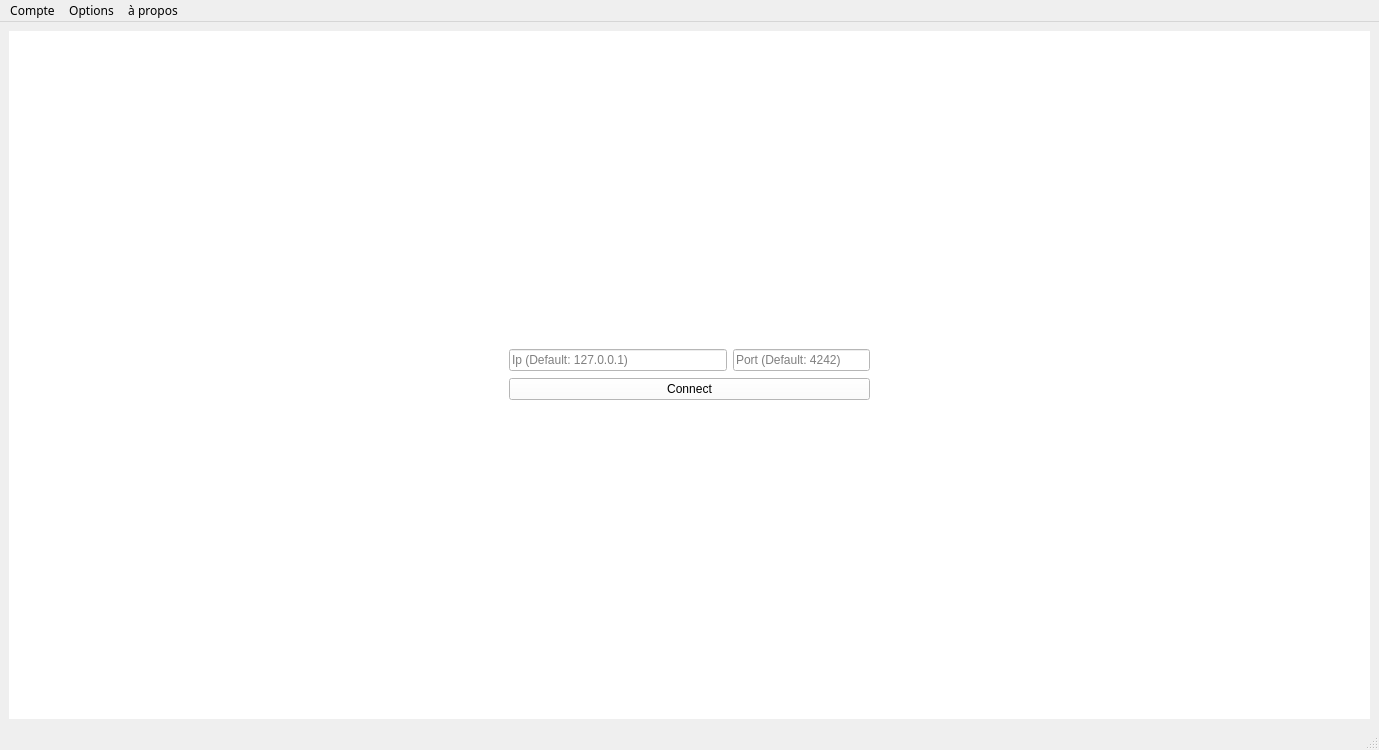
<?xml version="1.0" encoding="UTF-8"?>
<ui version="4.0">
 <class>MainWindow</class>
 <widget class="QMainWindow" name="MainWindow">
  <property name="geometry">
   <rect>
    <x>0</x>
    <y>0</y>
    <width>1379</width>
    <height>750</height>
   </rect>
  </property>
  <property name="font">
   <font>
    <family>Abyssinica SIL</family>
   </font>
  </property>
  <property name="windowTitle">
   <string>MainWindow</string>
  </property>
  <widget class="QWidget" name="centralwidget">
   <layout class="QVBoxLayout" name="verticalLayout_9">
    <item>
     <widget class="QStackedWidget" name="stackedWidget">
      <property name="sizePolicy">
       <sizepolicy hsizetype="Expanding" vsizetype="Expanding">
        <horstretch>0</horstretch>
        <verstretch>0</verstretch>
       </sizepolicy>
      </property>
      <property name="styleSheet">
       <string notr="true">background-color:rgb(255, 255, 255)</string>
      </property>
      <property name="currentIndex">
       <number>4</number>
      </property>
      <widget class="QWidget" name="page">
       <layout class="QHBoxLayout" name="horizontalLayout_7">
        <item>
         <layout class="QVBoxLayout" name="verticalLayout_12">
          <item>
           <spacer name="verticalSpacer">
            <property name="orientation">
             <enum>Qt::Vertical</enum>
            </property>
            <property name="sizeHint" stdset="0">
             <size>
              <width>20</width>
              <height>40</height>
             </size>
            </property>
           </spacer>
          </item>
          <item>
           <layout class="QHBoxLayout" name="horizontalLayout_6">
            <item>
             <spacer name="horizontalSpacer_5">
              <property name="orientation">
               <enum>Qt::Horizontal</enum>
              </property>
              <property name="sizeHint" stdset="0">
               <size>
                <width>40</width>
                <height>20</height>
               </size>
              </property>
             </spacer>
            </item>
            <item>
             <widget class="QGroupBox" name="groupBox">
              <property name="mouseTracking">
               <bool>false</bool>
              </property>
              <property name="toolTip">
               <string>&lt;html&gt;&lt;head/&gt;&lt;body&gt;&lt;p&gt;&lt;br/&gt;&lt;/p&gt;&lt;/body&gt;&lt;/html&gt;</string>
              </property>
              <property name="title">
               <string>             REGISTRATION</string>
              </property>
              <property name="alignment">
               <set>Qt::AlignJustify|Qt::AlignVCenter</set>
              </property>
              <property name="checkable">
               <bool>false</bool>
              </property>
              <layout class="QVBoxLayout" name="verticalLayout_7">
               <item>
                <layout class="QHBoxLayout" name="horizontalLayout_3">
                 <item>
                  <spacer name="horizontalSpacer">
                   <property name="orientation">
                    <enum>Qt::Horizontal</enum>
                   </property>
                   <property name="sizeType">
                    <enum>QSizePolicy::Fixed</enum>
                   </property>
                   <property name="sizeHint" stdset="0">
                    <size>
                     <width>13</width>
                     <height>348</height>
                    </size>
                   </property>
                  </spacer>
                 </item>
                 <item>
                  <layout class="QVBoxLayout" name="verticalLayout">
                   <item>
                    <widget class="QLineEdit" name="first_name_reg">
                     <property name="sizePolicy">
                      <sizepolicy hsizetype="Minimum" vsizetype="Fixed">
                       <horstretch>0</horstretch>
                       <verstretch>0</verstretch>
                      </sizepolicy>
                     </property>
                     <property name="text">
                      <string/>
                     </property>
                     <property name="placeholderText">
                      <string>First name</string>
                     </property>
                    </widget>
                   </item>
                   <item>
                    <widget class="QLineEdit" name="last_name_reg">
                     <property name="sizePolicy">
                      <sizepolicy hsizetype="Minimum" vsizetype="Fixed">
                       <horstretch>0</horstretch>
                       <verstretch>0</verstretch>
                      </sizepolicy>
                     </property>
                     <property name="text">
                      <string/>
                     </property>
                     <property name="placeholderText">
                      <string>Last name</string>
                     </property>
                    </widget>
                   </item>
                   <item>
                    <widget class="QLineEdit" name="user_reg">
                     <property name="sizePolicy">
                      <sizepolicy hsizetype="Minimum" vsizetype="Fixed">
                       <horstretch>0</horstretch>
                       <verstretch>0</verstretch>
                      </sizepolicy>
                     </property>
                     <property name="text">
                      <string/>
                     </property>
                     <property name="placeholderText">
                      <string>Username               *</string>
                     </property>
                    </widget>
                   </item>
                   <item>
                    <widget class="QLineEdit" name="mail_reg">
                     <property name="sizePolicy">
                      <sizepolicy hsizetype="Preferred" vsizetype="Fixed">
                       <horstretch>0</horstretch>
                       <verstretch>0</verstretch>
                      </sizepolicy>
                     </property>
                     <property name="text">
                      <string/>
                     </property>
                     <property name="placeholderText">
                      <string>Email address</string>
                     </property>
                    </widget>
                   </item>
                   <item>
                    <widget class="QLineEdit" name="pass_reg">
                     <property name="sizePolicy">
                      <sizepolicy hsizetype="Preferred" vsizetype="Fixed">
                       <horstretch>0</horstretch>
                       <verstretch>0</verstretch>
                      </sizepolicy>
                     </property>
                     <property name="text">
                      <string/>
                     </property>
                     <property name="echoMode">
                      <enum>QLineEdit::Password</enum>
                     </property>
                     <property name="placeholderText">
                      <string>Password                *</string>
                     </property>
                    </widget>
                   </item>
                   <item>
                    <widget class="QLineEdit" name="conf_pass_reg">
                     <property name="sizePolicy">
                      <sizepolicy hsizetype="Preferred" vsizetype="Fixed">
                       <horstretch>0</horstretch>
                       <verstretch>0</verstretch>
                      </sizepolicy>
                     </property>
                     <property name="text">
                      <string/>
                     </property>
                     <property name="echoMode">
                      <enum>QLineEdit::Password</enum>
                     </property>
                     <property name="placeholderText">
                      <string>Confirm password  *</string>
                     </property>
                    </widget>
                   </item>
                   <item>
                    <widget class="QLineEdit" name="port_reg">
                     <property name="sizePolicy">
                      <sizepolicy hsizetype="Fixed" vsizetype="Fixed">
                       <horstretch>0</horstretch>
                       <verstretch>0</verstretch>
                      </sizepolicy>
                     </property>
                     <property name="placeholderText">
                      <string>Open Port               *</string>
                     </property>
                    </widget>
                   </item>
                   <item>
                    <widget class="QLabel" name="label">
                     <property name="sizePolicy">
                      <sizepolicy hsizetype="Fixed" vsizetype="Fixed">
                       <horstretch>0</horstretch>
                       <verstretch>0</verstretch>
                      </sizepolicy>
                     </property>
                     <property name="text">
                      <string>&lt;html&gt;&lt;head/&gt;&lt;body&gt;&lt;p&gt;&lt;span style=&quot; color:#ef2929;&quot;&gt;* must be filled&lt;/span&gt;&lt;/p&gt;&lt;/body&gt;&lt;/html&gt;</string>
                     </property>
                    </widget>
                   </item>
                  </layout>
                 </item>
                 <item>
                  <spacer name="horizontalSpacer_2">
                   <property name="orientation">
                    <enum>Qt::Horizontal</enum>
                   </property>
                   <property name="sizeType">
                    <enum>QSizePolicy::Fixed</enum>
                   </property>
                   <property name="sizeHint" stdset="0">
                    <size>
                     <width>17</width>
                     <height>268</height>
                    </size>
                   </property>
                  </spacer>
                 </item>
                </layout>
               </item>
               <item>
                <layout class="QHBoxLayout" name="horizontalLayout_2">
                 <item>
                  <widget class="QPushButton" name="sign_up">
                   <property name="sizePolicy">
                    <sizepolicy hsizetype="Fixed" vsizetype="Fixed">
                     <horstretch>0</horstretch>
                     <verstretch>0</verstretch>
                    </sizepolicy>
                   </property>
                   <property name="text">
                    <string>Sign up</string>
                   </property>
                  </widget>
                 </item>
                 <item>
                  <widget class="QPushButton" name="cancel_reg">
                   <property name="sizePolicy">
                    <sizepolicy hsizetype="Fixed" vsizetype="Fixed">
                     <horstretch>0</horstretch>
                     <verstretch>0</verstretch>
                    </sizepolicy>
                   </property>
                   <property name="text">
                    <string>Cancel</string>
                   </property>
                  </widget>
                 </item>
                </layout>
               </item>
              </layout>
             </widget>
            </item>
            <item>
             <spacer name="horizontalSpacer_6">
              <property name="orientation">
               <enum>Qt::Horizontal</enum>
              </property>
              <property name="sizeHint" stdset="0">
               <size>
                <width>40</width>
                <height>20</height>
               </size>
              </property>
             </spacer>
            </item>
           </layout>
          </item>
          <item>
           <spacer name="verticalSpacer_2">
            <property name="orientation">
             <enum>Qt::Vertical</enum>
            </property>
            <property name="sizeHint" stdset="0">
             <size>
              <width>20</width>
              <height>40</height>
             </size>
            </property>
           </spacer>
          </item>
         </layout>
        </item>
       </layout>
      </widget>
      <widget class="QWidget" name="page_2">
       <layout class="QVBoxLayout" name="verticalLayout_2">
        <item>
         <layout class="QGridLayout" name="gridLayout_5">
          <item row="0" column="0">
           <spacer name="verticalSpacer_6">
            <property name="orientation">
             <enum>Qt::Vertical</enum>
            </property>
            <property name="sizeHint" stdset="0">
             <size>
              <width>20</width>
              <height>225</height>
             </size>
            </property>
           </spacer>
          </item>
          <item row="1" column="0">
           <layout class="QHBoxLayout" name="horizontalLayout_8">
            <item>
             <spacer name="horizontalSpacer_3">
              <property name="orientation">
               <enum>Qt::Horizontal</enum>
              </property>
              <property name="sizeHint" stdset="0">
               <size>
                <width>474</width>
                <height>55</height>
               </size>
              </property>
             </spacer>
            </item>
            <item>
             <layout class="QGridLayout" name="gridLayout_4">
              <item row="2" column="0">
               <layout class="QHBoxLayout" name="horizontalLayout_5"/>
              </item>
              <item row="3" column="0">
               <widget class="QPushButton" name="pushButton_3">
                <property name="styleSheet">
                 <string notr="true">background-color: rgb(255,255,255)</string>
                </property>
                <property name="text">
                 <string>Login</string>
                </property>
               </widget>
              </item>
              <item row="0" column="0">
               <layout class="QGridLayout" name="gridLayout_3">
                <item row="0" column="0">
                 <widget class="QLineEdit" name="lineEdit">
                  <property name="sizePolicy">
                   <sizepolicy hsizetype="Preferred" vsizetype="Fixed">
                    <horstretch>0</horstretch>
                    <verstretch>0</verstretch>
                   </sizepolicy>
                  </property>
                  <property name="styleSheet">
                   <string notr="true">background-color: rgb(255,255,255)</string>
                  </property>
                  <property name="placeholderText">
                   <string>Username</string>
                  </property>
                 </widget>
                </item>
                <item row="0" column="1">
                 <widget class="QLineEdit" name="lineEdit_2">
                  <property name="sizePolicy">
                   <sizepolicy hsizetype="Preferred" vsizetype="Fixed">
                    <horstretch>0</horstretch>
                    <verstretch>0</verstretch>
                   </sizepolicy>
                  </property>
                  <property name="styleSheet">
                   <string notr="true">background-color: rgb(255,255,255)</string>
                  </property>
                  <property name="echoMode">
                   <enum>QLineEdit::Password</enum>
                  </property>
                  <property name="placeholderText">
                   <string>Password</string>
                  </property>
                 </widget>
                </item>
               </layout>
              </item>
              <item row="4" column="0">
               <widget class="QPushButton" name="Register">
                <property name="text">
                 <string>Register</string>
                </property>
               </widget>
              </item>
              <item row="1" column="0">
               <widget class="QLineEdit" name="port_edit_login">
                <property name="sizePolicy">
                 <sizepolicy hsizetype="Preferred" vsizetype="Fixed">
                  <horstretch>0</horstretch>
                  <verstretch>0</verstretch>
                 </sizepolicy>
                </property>
                <property name="placeholderText">
                 <string>Open Port for chat and call (ex 4242)</string>
                </property>
               </widget>
              </item>
             </layout>
            </item>
            <item>
             <spacer name="horizontalSpacer_4">
              <property name="orientation">
               <enum>Qt::Horizontal</enum>
              </property>
              <property name="sizeHint" stdset="0">
               <size>
                <width>505</width>
                <height>55</height>
               </size>
              </property>
             </spacer>
            </item>
           </layout>
          </item>
          <item row="2" column="0">
           <spacer name="verticalSpacer_5">
            <property name="orientation">
             <enum>Qt::Vertical</enum>
            </property>
            <property name="sizeHint" stdset="0">
             <size>
              <width>20</width>
              <height>255</height>
             </size>
            </property>
           </spacer>
          </item>
         </layout>
        </item>
       </layout>
      </widget>
      <widget class="QWidget" name="page_3">
       <layout class="QVBoxLayout" name="verticalLayout_6">
        <item>
         <layout class="QGridLayout" name="gridLayout_11">
          <item row="0" column="0">
           <layout class="QVBoxLayout" name="verticalLayout_5">
            <item>
             <widget class="QPushButton" name="push_6">
              <property name="text">
               <string>PushButton</string>
              </property>
              <property name="flat">
               <bool>true</bool>
              </property>
             </widget>
            </item>
            <item>
             <widget class="QTabWidget" name="tabWidget">
              <property name="sizePolicy">
               <sizepolicy hsizetype="Fixed" vsizetype="Expanding">
                <horstretch>0</horstretch>
                <verstretch>0</verstretch>
               </sizepolicy>
              </property>
              <property name="maximumSize">
               <size>
                <width>171</width>
                <height>16777215</height>
               </size>
              </property>
              <property name="currentIndex">
               <number>0</number>
              </property>
              <widget class="QWidget" name="contacts">
               <attribute name="title">
                <string>Contacts</string>
               </attribute>
               <layout class="QVBoxLayout" name="verticalLayout_4">
                <item>
                 <widget class="QListWidget" name="listWidget">
                  <property name="styleSheet">
                   <string notr="true">background-color: rgb(255,255,255)</string>
                  </property>
                 </widget>
                </item>
               </layout>
              </widget>
              <widget class="QWidget" name="Add_c">
               <attribute name="title">
                <string>+</string>
               </attribute>
               <layout class="QGridLayout" name="gridLayout_7">
                <item row="0" column="0">
                 <layout class="QGridLayout" name="gridLayout">
                  <item row="0" column="0">
                   <spacer name="verticalSpacer_3">
                    <property name="orientation">
                     <enum>Qt::Vertical</enum>
                    </property>
                    <property name="sizeHint" stdset="0">
                     <size>
                      <width>20</width>
                      <height>40</height>
                     </size>
                    </property>
                   </spacer>
                  </item>
                  <item row="1" column="0">
                   <widget class="QLineEdit" name="lineEdit_4">
                    <property name="sizePolicy">
                     <sizepolicy hsizetype="Fixed" vsizetype="Fixed">
                      <horstretch>0</horstretch>
                      <verstretch>0</verstretch>
                     </sizepolicy>
                    </property>
                    <property name="placeholderText">
                     <string>Username</string>
                    </property>
                   </widget>
                  </item>
                  <item row="2" column="0">
                   <widget class="QPushButton" name="add_contact">
                    <property name="sizePolicy">
                     <sizepolicy hsizetype="Preferred" vsizetype="Fixed">
                      <horstretch>0</horstretch>
                      <verstretch>0</verstretch>
                     </sizepolicy>
                    </property>
                    <property name="text">
                     <string>Add</string>
                    </property>
                   </widget>
                  </item>
                  <item row="3" column="0">
                   <spacer name="verticalSpacer_4">
                    <property name="orientation">
                     <enum>Qt::Vertical</enum>
                    </property>
                    <property name="sizeHint" stdset="0">
                     <size>
                      <width>20</width>
                      <height>40</height>
                     </size>
                    </property>
                   </spacer>
                  </item>
                 </layout>
                </item>
               </layout>
              </widget>
             </widget>
            </item>
           </layout>
          </item>
          <item row="0" column="1">
           <layout class="QGridLayout" name="gridLayout_10">
            <item row="0" column="0">
             <layout class="QHBoxLayout" name="horizontalLayout_4">
              <item>
               <widget class="QPushButton" name="call_button">
                <property name="styleSheet">
                 <string notr="true">background-color: rgb(245,145,66)</string>
                </property>
                <property name="text">
                 <string>Call</string>
                </property>
               </widget>
              </item>
              <item>
               <widget class="QLabel" name="label_2">
                <property name="maximumSize">
                 <size>
                  <width>114</width>
                  <height>16777215</height>
                 </size>
                </property>
                <property name="styleSheet">
                 <string notr="true">background-color: rgb(138, 226, 52);</string>
                </property>
                <property name="text">
                 <string>&lt;html&gt;&lt;head/&gt;&lt;body&gt;&lt;p align=&quot;center&quot;&gt;Connected&lt;/p&gt;&lt;/body&gt;&lt;/html&gt;</string>
                </property>
               </widget>
              </item>
             </layout>
            </item>
            <item row="1" column="0">
             <layout class="QGridLayout" name="gridLayout_2">
              <item row="0" column="1">
               <widget class="QTextBrowser" name="textBrowser">
                <property name="layoutDirection">
                 <enum>Qt::LeftToRight</enum>
                </property>
                <property name="autoFillBackground">
                 <bool>false</bool>
                </property>
                <property name="styleSheet">
                 <string notr="true">background-color: rgb(255,255,255)</string>
                </property>
               </widget>
              </item>
              <item row="1" column="1">
               <layout class="QHBoxLayout" name="horizontalLayout">
                <item>
                 <widget class="QLineEdit" name="lineEdit_3">
                  <property name="styleSheet">
                   <string notr="true">background-color: rgb(255,255,255)</string>
                  </property>
                  <property name="placeholderText">
                   <string>Type your text here</string>
                  </property>
                 </widget>
                </item>
                <item>
                 <widget class="QPushButton" name="send_button">
                  <property name="sizePolicy">
                   <sizepolicy hsizetype="Fixed" vsizetype="Fixed">
                    <horstretch>0</horstretch>
                    <verstretch>0</verstretch>
                   </sizepolicy>
                  </property>
                  <property name="styleSheet">
                   <string notr="true">background-color: rbg(255,255,255)</string>
                  </property>
                  <property name="text">
                   <string>Envoyer</string>
                  </property>
                 </widget>
                </item>
               </layout>
              </item>
             </layout>
            </item>
           </layout>
          </item>
         </layout>
        </item>
       </layout>
      </widget>
      <widget class="QWidget" name="page_4">
       <layout class="QVBoxLayout" name="verticalLayout_8">
        <item>
         <widget class="QGroupBox" name="groupBox_2">
          <property name="title">
           <string>GroupBox</string>
          </property>
         </widget>
        </item>
       </layout>
      </widget>
      <widget class="QWidget" name="page_5">
       <layout class="QVBoxLayout" name="verticalLayout_3">
        <item>
         <layout class="QGridLayout" name="gridLayout_6">
          <item row="0" column="0">
           <spacer name="verticalSpacer_8">
            <property name="orientation">
             <enum>Qt::Vertical</enum>
            </property>
            <property name="sizeHint" stdset="0">
             <size>
              <width>20</width>
              <height>225</height>
             </size>
            </property>
           </spacer>
          </item>
          <item row="1" column="0">
           <layout class="QHBoxLayout" name="horizontalLayout_9">
            <item>
             <spacer name="horizontalSpacer_7">
              <property name="orientation">
               <enum>Qt::Horizontal</enum>
              </property>
              <property name="sizeType">
               <enum>QSizePolicy::Preferred</enum>
              </property>
              <property name="sizeHint" stdset="0">
               <size>
                <width>491</width>
                <height>55</height>
               </size>
              </property>
             </spacer>
            </item>
            <item>
             <layout class="QGridLayout" name="gridLayout_8">
              <item row="2" column="0">
               <widget class="QPushButton" name="servConnect">
                <property name="text">
                 <string>Connect</string>
                </property>
               </widget>
              </item>
              <item row="0" column="0">
               <layout class="QGridLayout" name="gridLayout_9">
                <item row="0" column="0">
                 <widget class="QLineEdit" name="servIp">
                  <property name="sizePolicy">
                   <sizepolicy hsizetype="Preferred" vsizetype="Fixed">
                    <horstretch>0</horstretch>
                    <verstretch>0</verstretch>
                   </sizepolicy>
                  </property>
                  <property name="styleSheet">
                   <string notr="true">background-color: rgb(255,255,255)</string>
                  </property>
                  <property name="placeholderText">
                   <string>Ip (Default: 127.0.0.1)</string>
                  </property>
                 </widget>
                </item>
                <item row="0" column="1">
                 <widget class="QLineEdit" name="servPort">
                  <property name="sizePolicy">
                   <sizepolicy hsizetype="Preferred" vsizetype="Fixed">
                    <horstretch>0</horstretch>
                    <verstretch>0</verstretch>
                   </sizepolicy>
                  </property>
                  <property name="maximumSize">
                   <size>
                    <width>137</width>
                    <height>16777215</height>
                   </size>
                  </property>
                  <property name="styleSheet">
                   <string notr="true">background-color: rgb(255,255,255)</string>
                  </property>
                  <property name="echoMode">
                   <enum>QLineEdit::Normal</enum>
                  </property>
                  <property name="placeholderText">
                   <string>Port (Default: 4242)</string>
                  </property>
                 </widget>
                </item>
               </layout>
              </item>
              <item row="1" column="0">
               <layout class="QHBoxLayout" name="horizontalLayout_10"/>
              </item>
             </layout>
            </item>
            <item>
             <spacer name="horizontalSpacer_8">
              <property name="orientation">
               <enum>Qt::Horizontal</enum>
              </property>
              <property name="sizeType">
               <enum>QSizePolicy::Preferred</enum>
              </property>
              <property name="sizeHint" stdset="0">
               <size>
                <width>491</width>
                <height>55</height>
               </size>
              </property>
             </spacer>
            </item>
           </layout>
          </item>
          <item row="2" column="0">
           <spacer name="verticalSpacer_9">
            <property name="orientation">
             <enum>Qt::Vertical</enum>
            </property>
            <property name="sizeHint" stdset="0">
             <size>
              <width>20</width>
              <height>255</height>
             </size>
            </property>
           </spacer>
          </item>
         </layout>
        </item>
       </layout>
      </widget>
     </widget>
    </item>
   </layout>
  </widget>
  <widget class="QMenuBar" name="menubar">
   <property name="geometry">
    <rect>
     <x>0</x>
     <y>0</y>
     <width>1379</width>
     <height>19</height>
    </rect>
   </property>
   <widget class="QMenu" name="menuile">
    <property name="title">
     <string>Compte</string>
    </property>
    <addaction name="actionLog_out"/>
    <addaction name="actionQuitter"/>
   </widget>
   <widget class="QMenu" name="menuOptions">
    <property name="title">
     <string>Options</string>
    </property>
   </widget>
   <widget class="QMenu" name="menu_propos">
    <property name="title">
     <string>à propos</string>
    </property>
   </widget>
   <addaction name="menuile"/>
   <addaction name="menuOptions"/>
   <addaction name="menu_propos"/>
  </widget>
  <widget class="QStatusBar" name="statusbar"/>
  <action name="actionLog_out">
   <property name="text">
    <string>Se déconnecter</string>
   </property>
  </action>
  <action name="actionQuitter">
   <property name="text">
    <string>Quitter</string>
   </property>
  </action>
 </widget>
 <resources/>
 <connections/>
</ui>
